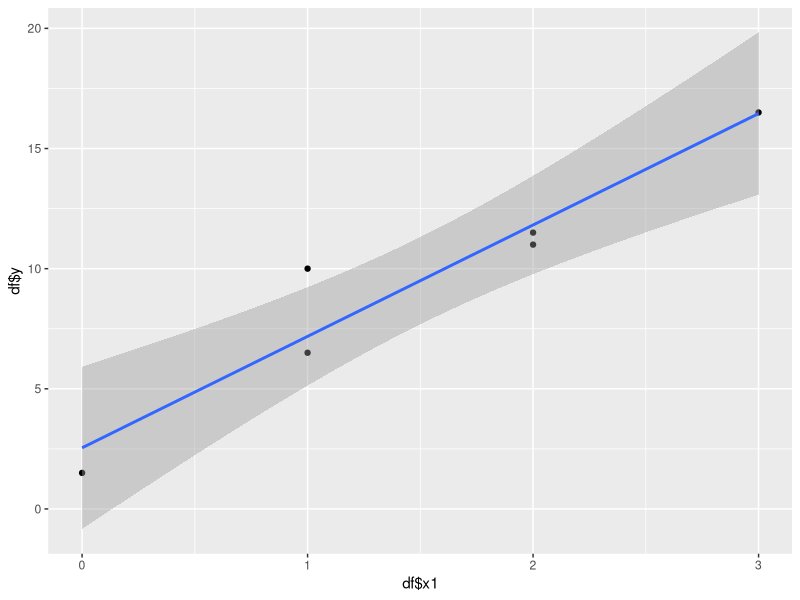
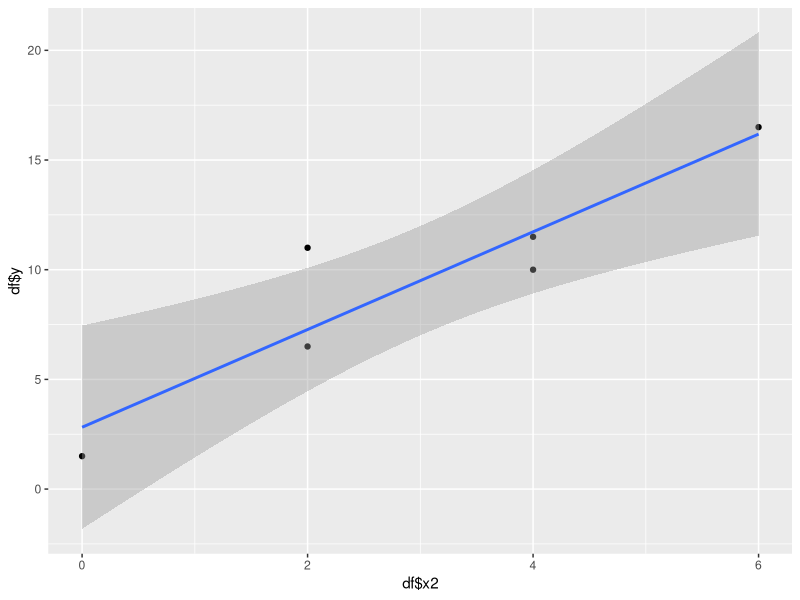
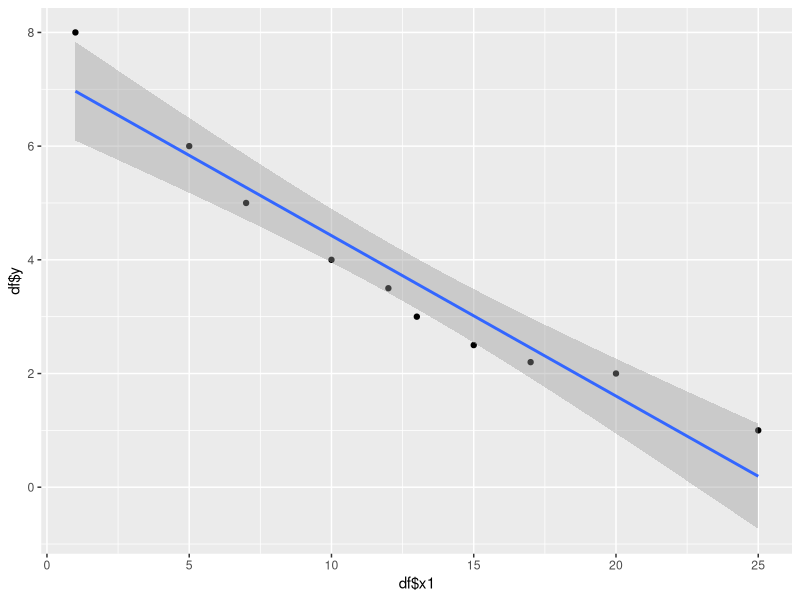

The R script that drew these images, in order:
#Lista 2

y = c(1.5, 6.5, 10.0, 11.0, 11.5, 16.5)
x1 = c(0,  1,   1,    2,    2,    3   )
x2 = c(0,  2,   4,    2,    4,    6   )

#plot scatter plot 
library("ggplot2")


df = data.frame(x1, y)

ggplot(df, aes(x = df$x1, y = df$y)) +
  geom_point() +
  stat_smooth(method = lm)

print(cor(x1, y))


df = data.frame(x2, y)

ggplot(df, aes(x = df$x2, y = df$y)) +
  geom_point() +
  stat_smooth(method = lm)

print(cor(x2, y))


Y = matrix(c(1.5, 6.5, 10.0, 11.0, 11.5, 16.5), nrow = 6, ncol = 1) 
X = matrix(c(1, 1, 1, 1, 1, 1,  0, 1, 1, 2, 2, 3,  0, 2, 4, 2, 4, 6),  nrow = 6, ncol = 3) 

Xt_X <- t(X) %*% X

inverse_Xt_X <- solve(Xt_X)

Xt_Y <- t(X) %*% Y 

b <- inverse_Xt_X %*% Xt_Y

cat(sprintf("\"%f\" +\"%f\"x1 +\"%f\"x2", b[1], b[2], b[3]))


#Multiple Linear Regression in R

#http://www.sthda.com/english/articles/40-regression-analysis/168-multiple-linear-regression-in-r/
#http://www.sthda.com/english/articles/40-regression-analysis/165-linear-regression-essentials-in-r/

df = data.frame(x1, x2, y)

RLS <- lm(y ~ x1 + x2, data = df)

print(RLS)

#R2 e R2-Ajustado 
summary(RLS)

b0 <- summary(RLS)$coefficients[1]

b1 <- summary(RLS)$coefficients[2]

b2 <- summary(RLS)$coefficients[3]


y_est = b0 + b1*x1 + b2*x2   #y_est = 6.8695 - 0.2608*x 


library(caret)
# (a) Prediction error, RMSE
RMSE(y_est, y)
# (b) R-square
R2(y_est, y)


#Exercicio 
#A tabela abaixo indica a idade (X) anos de 10 apartamentos e o 
#valor do aluguel (salario minimo) (Y)

y = c(4,    3,   6,   5,   2,  1,  2.5, 3.5, 2.2, 8)   #valor do aluguel (em salarios minimos)

x1 = c(10,  13,  5,   7,   20, 25, 15,  12,  17,  1)   #idade (anos) dos imoveis

x2 = c(80,  70,  120, 110, 60, 50, 65,  85,  62,  150) #area (m2) dos imoveis 


df = data.frame(x1, x2, y)


#plot scatter plot 
library("ggplot2")

ggplot(df, aes(x = df$x1, y = df$y)) +
  geom_point() + 
  stat_smooth(method = lm)  

cor(df$x2, df$y)

RLS <- lm(y ~. , data = df)

print(RLS)

#R2 e R2-Ajustado 
summary(RLS)


b0 <- summary(RLS)$coefficients[1]

b1 <- summary(RLS)$coefficients[2]

b2 <- summary(RLS)$coefficients[3]

y_est = b0 + b1*x1 + b2*x2   

library(caret)
# (a) Prediction error, RMSE
RMSE(y_est, y)
# (b) R-square
R2(y_est, y)
# (c) Mean Absolute Error
MAE(y_est, y)

#d) Qual o valor estimado e o desvio da regressão quando a idade for 10 ano e a area = 80 m2 ?
x11 <- 10
x21 <- 80
y_est1 <- b0 + b1*x11 + b2*x21 

#desvio da regressao  para x = 26
Y <-  df[df$x1 == 10 & df$x2 == 80, ]

e = Y$y - y_est1 


#e) Qual o valor estimado e o desvio da regressão quando a idade for 1 ano e a area = 100 m2 ?
x11 <- 1
x21 <- 100
y_est1 <- b0 + b1*x11 + b2*x21 








